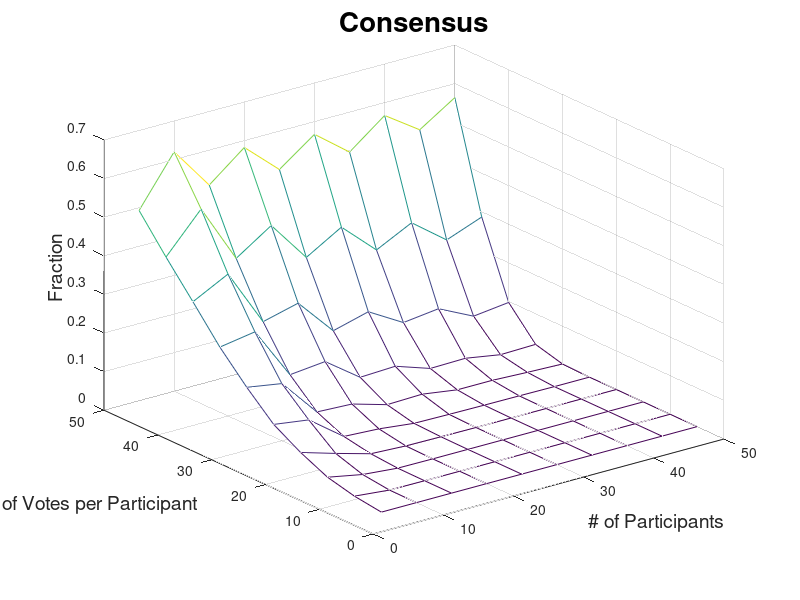

This figure's MATLAB source:
% Parameters
%epsilon = 0.00001;
epsilon = 0.001;

numChoices = 100;
participants = [5:5:50];
votesPerPerson = [5:5:50];
%participants = [40:45];
%votesPerPerson = [25:30];
deltaExitCriteria = 10;

function [cons_avg, dilu_avg, n] = simulate_voting(numChoices, participants, votesPerPerson, epsilon, deltaExitCriteria)
    n = 0;
    cons_avg = 0;
    dilu_avg = 0;
    deltaCounts = 0;
    prefs = zeros(participants, numChoices);
    choiceVotes = zeros(1,numChoices);

while deltaCounts < deltaExitCriteria
        % generate participant preferences
        for i = 1:participants
            prefs(i,:) = randperm(numChoices);
        end

        % Add up their votes
        choiceVotes = zeros(1,numChoices);
        for i = 1:participants
            for j = 1:votesPerPerson
              choiceVotes(prefs(i,j)) = choiceVotes(prefs(i,j)) + 1;
            end
        end

        % Compute consensus and dilution
        cons = consensus(choiceVotes, participants);
        dilu = dilution(choiceVotes, participants);

        % Calculate weighted averages
        cons_avg_new = (cons_avg * n + cons) / (n + 1);
        dilu_avg_new = (dilu_avg * n + dilu) / (n + 1);

        delta_cons = abs(cons_avg - cons_avg_new);
        delta_dilu = abs(dilu_avg - dilu_avg_new);

        delta = max( delta_cons, delta_dilu );

        if delta < epsilon
            deltaCounts = deltaCounts + 1;
            if deltaCounts >= deltaExitCriteria
              fprintf('dc=%f, dd=%f', delta_cons, delta_dilu);
            endif
        else
            deltaCounts = 0;
        end

        cons_avg = cons_avg_new;
        dilu_avg = dilu_avg_new;

        % increment the loop counter
        n = n + 1;

        % print progress dot
        if mod(n,1/(1000*epsilon)) == 0
          fprintf('.');
        end
    end
end

function [c] = consensus(choiceVotes, participants)
    frac = 0.5;
    c = sum(choiceVotes >= frac * participants) / length(choiceVotes);
end

function [d] = dilution(choiceVotes, participants)
    frac = 1.0;
    d = sum(choiceVotes >= frac * participants) / length(choiceVotes);
end

% Allocate Memory
c = zeros(length(participants), length(votesPerPerson));
d = zeros(length(participants), length(votesPerPerson));
n = zeros(length(participants), length(votesPerPerson));

% Run the simulations
for i = 1:length(participants)
  for j = 1:length(votesPerPerson)
    fprintf('Simulating %d participants %d votes...', participants(i), votesPerPerson(j));
    [c(i,j), d(i,j), n(i,j)] = simulate_voting( numChoices, participants(i), votesPerPerson(j), epsilon, deltaExitCriteria);
    fprintf('[c = %f, d = %f, n = %d]. Done.\n', c(i,j), d(i,j), n(i,j));
  end
end

% Plot Results
figure;
[x,y] = meshgrid(participants, votesPerPerson);
mesh(x, y, c');
title("Consensus", "FontSize", 20);
xlabel("# of Participants", "FontSize", 14);
ylabel("# of Votes per Participant", "FontSize", 14);
zlabel("Fraction", "FontSize", 14);

%plot(votesPerPerson, c, votesPerPerson, d);
%fprintf("Consensus, mean: %f\n", c);
%fprintf("Dilution, mean: %f\n", d);
%fprintf("Number of simulations: %d\n", n);


